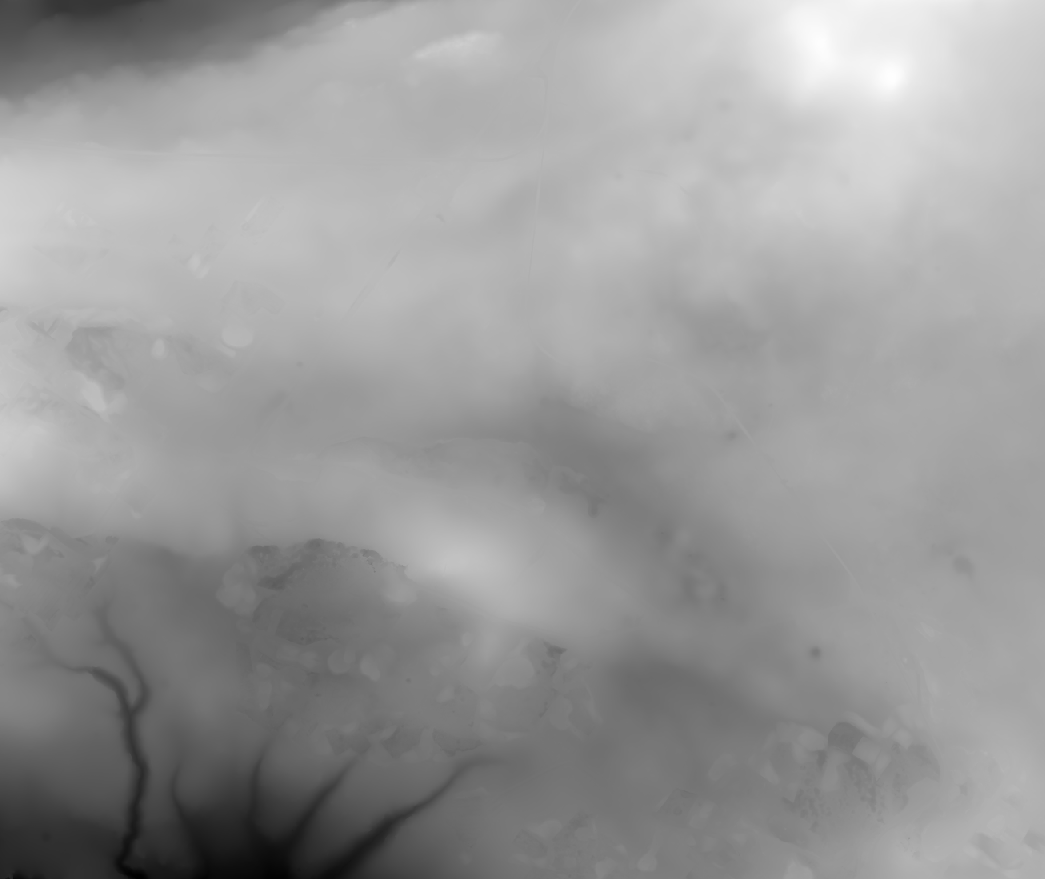
#> input picture PSO_Obstacle_avoidance-Pfe_ISIMM/Code-Python/ChrismasTerrain.tif, 1045 x 879 px
$ python PlotSolution.py
#> lines starting #> are read from the running program, lines starting #| are printed output that depends on the picture
### PSO_Obstacle_avoidance-Pfe_ISIMM/Code-Python/CreateModel.py
import numpy as np #bibliothéque pour effectuer les calculs numérique
import matplotlib.pyplot as plt #bibliotheque permet de créer des graphiques et visualisations
from PIL import Image  #bibliothéque permet de charger l'image


class TerrainModel:
    def __init__(self, terrain_file, threats, bounds, start_location, end_location, n):
#> called with terrain_file = 'ChrismasTerrain.tif', start_location = array of shape (3,), end_location = array of shape (3,), n = 22
        self.H = np.array(Image.open(terrain_file))
#> self.H is the input picture: shape (879, 1045) float32; min 48.92, max 296, mean 198.6
        self.H[self.H < 0] = 0

        self.MAPSIZE_Y, self.MAPSIZE_X = self.H.shape
#> self.MAPSIZE_Y = 879; self.MAPSIZE_X = 1045
        self.X, self.Y = np.meshgrid(np.arange(1, self.MAPSIZE_X+1 ), np.arange(1, self.MAPSIZE_Y+1 ))

        self.threats = threats
        self.bounds = bounds
        self.start_location = start_location
        self.end_location = end_location
        self.n = n

    def plot(self):
        fig = plt.figure(figsize=(10, 7))
        ax = fig.add_subplot(111, projection='3d')

        # Tracé du terrain
        ax.plot_surface(self.X, self.Y, self.H, cmap='summer', edgecolor='none', alpha=0.7)
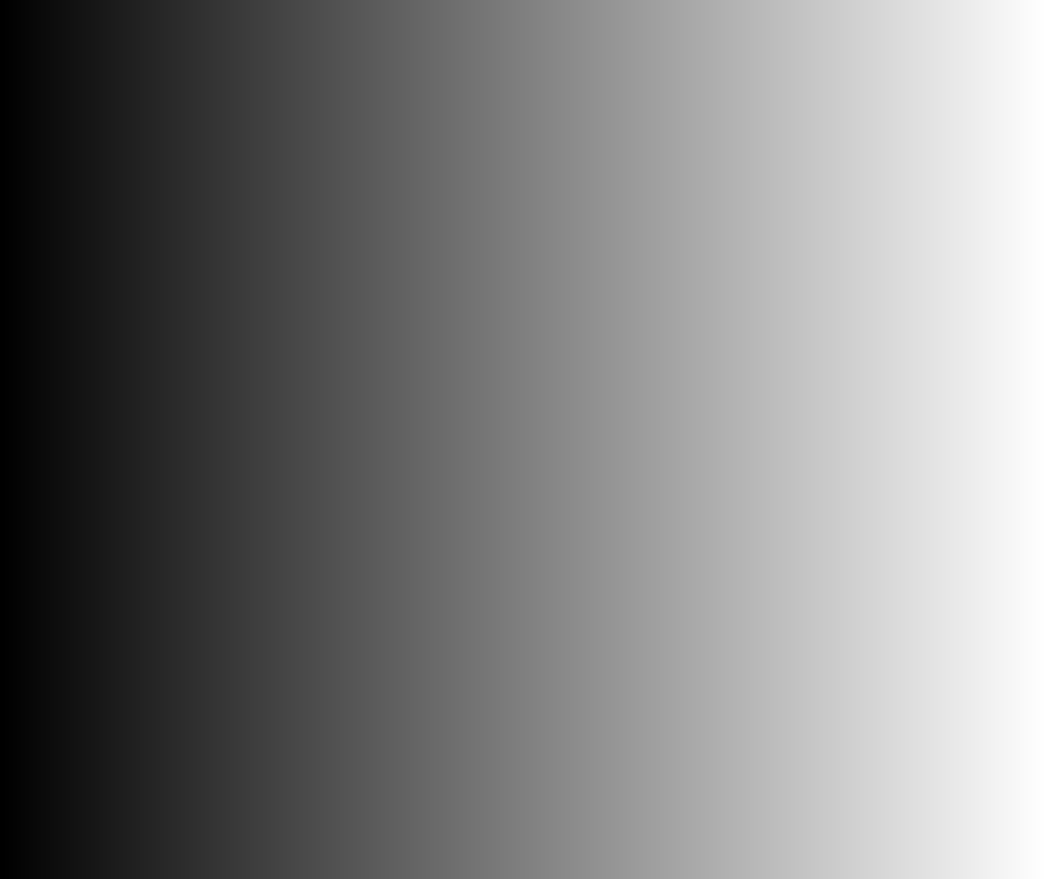
#> self.X: shape (879, 1045) int64; min 1, max 1045, mean 523; drawn with min black and max white

        # Ajout des menaces sous forme de cylindres
        h = 250  # Hauteur des cylindres
        for threat in self.threats:
            threat_x, threat_y, threat_z, threat_radius = threat
            theta = np.linspace(0, 2 * np.pi, 100)
            z = np.linspace(threat_z, threat_z + h, 2)
            theta, z = np.meshgrid(theta, z)
            x = threat_radius * np.cos(theta) + threat_x
            y = threat_radius * np.sin(theta) + threat_y
            ax.plot_surface(x, y, z, color='red', alpha=0.3, edgecolor='none')

        # Ajustements des axes
        ax.set_xlabel('x [m]')
        ax.set_ylabel('y [m]')
        ax.set_zlabel('z [m]')
        plt.show()
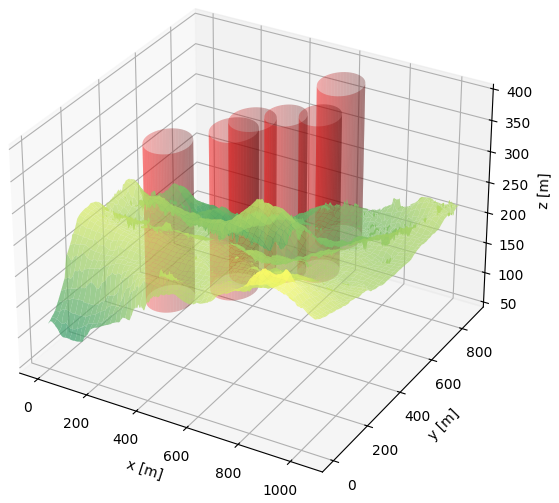
#> figure drawn by matplotlib, 1 panel


# Initialisation des données
terrain_file = 'ChrismasTerrain.tif'
threats = [
    (400, 600, 100, 80),
    (600, 500, 150, 70),
    (500, 350, 150, 80),
    (350, 200, 150, 80),
    (700, 550, 150, 70),
    (650, 750, 150, 80)
]
bounds = {'xmin': 1, 'xmax': 1000, 'ymin': 1, 'ymax': 1000, 'zmin': 100, 'zmax': 200}  #limite de la carte
start_location = np.array([200, 100, 150])
end_location = np.array([800, 800, 150])
n = 22

# Création et affichage du modèle
model = TerrainModel(terrain_file, threats, bounds, start_location, end_location, n)
model.plot()

### PSO_Obstacle_avoidance-Pfe_ISIMM/Code-Python/PlotSolution.py
import numpy as np
import matplotlib.pyplot as plt
from scipy.interpolate import make_interp_spline, BSpline
from mpl_toolkits.mplot3d import Axes3D
from PIL import Image
from CreateModel import TerrainModel
# Assuming TerrainModel is defined above as given

class PlotSolution:
    def __init__(self, sol, model, smooth_factor=0.95):
        self.sol = sol
        self.model = model
        self.smooth_factor = smooth_factor

    def smooth_path(self, points, num_points=22):
        # Ensure there are enough points for smoothing
#> called with points = array of shape (3, 12), num_points = 22
        npts = points.shape[1]
        if npts < 4:
            print("Not enough points for B-spline smoothing, returning original points.")
            return points

        # Create parameter array for the spline
        t = np.linspace(0, 1, npts)
        t_smooth = np.linspace(0, 1, num_points)

        # Initialize smoothed points array
        smoothed_points = np.zeros((points.shape[0], num_points))

        # Smooth each dimension separately
        for i in range(points.shape[0]):
            try:
                spl = make_interp_spline(t, points[i, :], k=3)
                smoothed_points[i, :] = spl(t_smooth)
            except ValueError:
                print(f"Warning: B-spline interpolation failed for dimension {i}. Using linear interpolation.")
                smoothed_points[i, :] = np.interp(t_smooth, t, points[i, :])

        return smoothed_points
        # Smooth each dimension separately
        for i in range(points.shape[0]):
            # Create B-spline
            spl = make_interp_spline(t, points[i, :], k=3)
            # Evaluate B-spline
            smoothed_points[i, :] = spl(t_smooth)

        return smoothed_points

    def add_takeoff_landing(self, points):
        """Add vertical takeoff and landing phases to the path"""
        x, y, z = points
        xs, ys, zs = self.model.start_location
        xf, yf, zf = self.model.end_location

        # Get terrain height at start and end points
        H = self.model.H
        terrain_height_start = H[int(np.clip(round(ys), 0, H.shape[0] - 1)),
        int(np.clip(round(xs), 0, H.shape[1] - 1))]
        terrain_height_end = H[int(np.clip(round(yf), 0, H.shape[0] - 1)),
        int(np.clip(round(xf), 0, H.shape[1] - 1))]

        # Create vertical takeoff points (10 points)
        t_takeoff = np.linspace(0, 1, 10)
        x_takeoff = np.full_like(t_takeoff, xs)
        y_takeoff = np.full_like(t_takeoff, ys)
        z_takeoff = terrain_height_start + t_takeoff * (z[0] - terrain_height_start)

        # Create vertical landing points (10 points)
        t_landing = np.linspace(0, 1, 10)
        x_landing = np.full_like(t_landing, xf)
        y_landing = np.full_like(t_landing, yf)
        z_landing = z[-1] + (1 - t_landing) * (terrain_height_end - z[-1])

        # Combine all points
        x_full = np.concatenate([x_takeoff, x, x_landing])
        y_full = np.concatenate([y_takeoff, y, y_landing])
        z_full = np.concatenate([z_takeoff, z, z_landing])

        return np.array([x_full, y_full, z_full])

    def plot_solution(self):
        fig = plt.figure(figsize=(15, 10))

        # 3D View
        ax = fig.add_subplot(131, projection='3d')
        X, Y, H = self.model.X, self.model.Y, self.model.H
        x, y, z = self.sol['x'], self.sol['y'], self.sol['z']
        xs, ys, zs = self.model.start_location
        xf, yf, zf = self.model.end_location
        threats = self.model.threats

        # Concatenate start and end points
        x_all = np.concatenate(([xs], x, [xf]))
        y_all = np.concatenate(([ys], y, [yf]))
        z_all = np.concatenate(([zs], z, [zf]))

        # Calculate absolute altitude including terrain height
        z_abs = np.array([z_all[i] + H[int(np.clip(round(y_all[i]), 0, H.shape[0] - 1)),
        int(np.clip(round(x_all[i]), 0, H.shape[1] - 1))]
                          for i in range(len(x_all))])

        # Smooth the path
        points = np.array([x_all, y_all, z_abs])
        smoothed_points = self.smooth_path(points)

        # Add takeoff and landing phases
        final_points = self.add_takeoff_landing(smoothed_points)

        # Plot terrain surface
        ax.plot_surface(X, Y, H, cmap='summer', alpha=0.5)

        # Plot complete path with different colors for takeoff, cruise, and landing
        n_points = len(final_points[0])
        takeoff_end = 10
        cruise_end = n_points - 10

        # Plot takeoff phase in green
        ax.plot(final_points[0, :takeoff_end],
                final_points[1, :takeoff_end],
                final_points[2, :takeoff_end], 'g-', linewidth=2, label='Takeoff')

        # Plot cruise phase in blue
        ax.plot(final_points[0, takeoff_end:cruise_end],
                final_points[1, takeoff_end:cruise_end],
                final_points[2, takeoff_end:cruise_end], 'b-', linewidth=2, label='Cruise')

        # Plot landing phase in red
        ax.plot(final_points[0, cruise_end:],
                final_points[1, cruise_end:],
                final_points[2, cruise_end:], 'r-', linewidth=2, label='Landing')

        ax.scatter([xs, xf], [ys, yf], [H[int(round(ys)), int(round(xs))],
                                        H[int(round(yf)), int(round(xf))]],
                   color='black', s=100, label='Start/End')

        # Plot threats/obstacles
        if threats:
            for threat in threats:
                x, y, z, radius = threat
                height = 250  # Fixed height of threats (cylindrical shape)

                # Create cylinder for threat visualization
                u = np.linspace(0, 2 * np.pi, 20)
                v = np.linspace(0, np.pi, 20)
                x_sphere = x + radius * np.outer(np.cos(u), np.sin(v))
                y_sphere = y + radius * np.outer(np.sin(u), np.sin(v))
                z_sphere = z + height * np.outer(np.ones(np.size(u)), np.cos(v))


                ax.plot_surface(x_sphere, y_sphere, z_sphere, color='red', alpha=0.3)

        ax.legend()
        ax.set_xlabel('x [m]')
        ax.set_ylabel('y [m]')
        ax.set_zlabel('z [m]')
        ax.set_title('3D View')

        # Top View (2D)
        ax_top = fig.add_subplot(132)
        ax_top.contour(X, Y, H, levels=20, cmap='summer')

        # Plot complete path in top view
        ax_top.plot(final_points[0, :takeoff_end],
                    final_points[1, :takeoff_end], 'g-', linewidth=2, label='Takeoff')
        ax_top.plot(final_points[0, takeoff_end:cruise_end],
                    final_points[1, takeoff_end:cruise_end], 'b-', linewidth=2, label='Cruise')
        ax_top.plot(final_points[0, cruise_end:],
                    final_points[1, cruise_end:], 'r-', linewidth=2, label='Landing')

        ax_top.scatter([xs, xf], [ys, yf], color='black', s=100, label='Start/End')

        # Plot threats in top view
        if threats:
            for threat in threats:
                x, y, z, radius = threat
                circle = plt.Circle((x, y), radius, color='red', alpha=0.3)
                ax_top.add_artist(circle)

        ax_top.legend()
        ax_top.set_xlabel('x [m]')
        ax_top.set_ylabel('y [m]')
        ax_top.set_title('Top View')

        # Side View
        ax_side = fig.add_subplot(133)

        # Plot complete path in side view
        ax_side.plot(final_points[0, :takeoff_end],
                     final_points[2, :takeoff_end], 'g-', linewidth=2, label='Takeoff')
        ax_side.plot(final_points[0, takeoff_end:cruise_end],
                     final_points[2, takeoff_end:cruise_end], 'b-', linewidth=2, label='Cruise')
        ax_side.plot(final_points[0, cruise_end:],
                     final_points[2, cruise_end:], 'r-', linewidth=2, label='Landing')

        ax_side.scatter([xs, xf],
                        [H[int(round(ys)), int(round(xs))],
                         H[int(round(yf)), int(round(xf))]],
                        color='black', s=100, label='Start/End')


        ax_side.legend()
        ax_side.set_xlabel('x [m]')
        ax_side.set_ylabel('z [m]')
        ax_side.set_title('Side View')

        plt.tight_layout()
        plt.show()
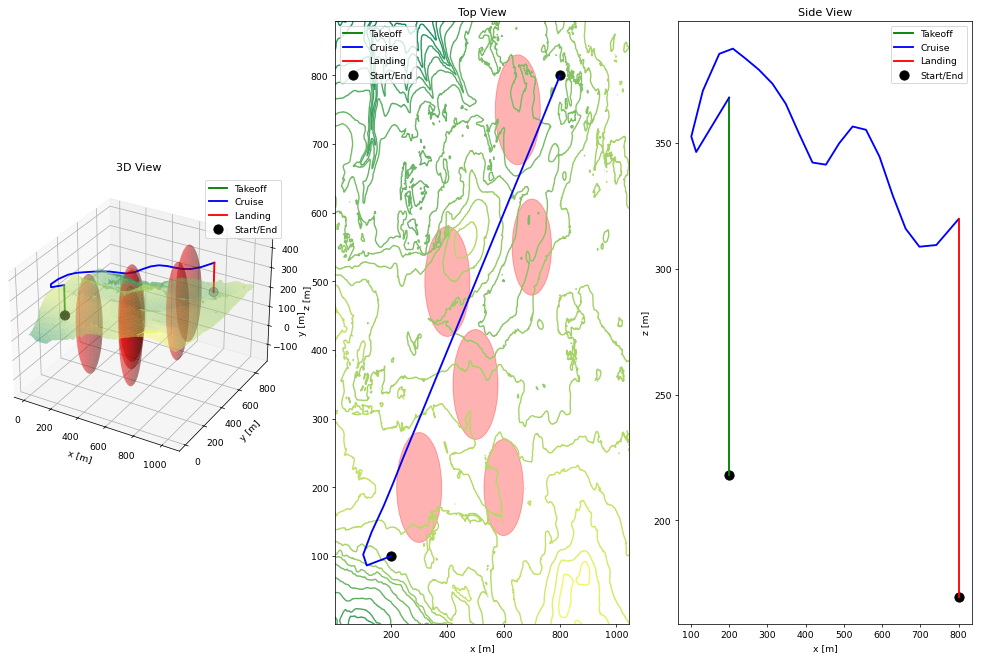
#> figure drawn by matplotlib, 3 panels


# Test code (only runs when script is run directly)
if __name__ == "__main__":
    # Create the TerrainModel instance
    terrain_file = 'ChrismasTerrain.tif'
    threats = [
        (400, 500, 100, 80),
        (600, 200, 150, 70),
        (500, 350, 150, 80),
        (300, 200, 150, 80),
        (700, 550, 150, 70),
        (650, 750, 150, 80)
    ]
    bounds = {'xmin': 1, 'xmax': 1000, 'ymin': 1, 'ymax': 1000, 'zmin': 100, 'zmax': 200}  # Limits
    start_location = np.array([200, 100, 150])
    end_location = np.array([800, 800, 150])
    n = 22

    # Create TerrainModel
    model = TerrainModel(terrain_file, threats, bounds, start_location, end_location, n)

    # Test solution (simple path)
    t = np.linspace(0, 1, 10)
    sol = {
        'x': 100 + 601 * t,
        'y': 100 + 600 * t,
        'z': 150 * np.ones_like(t)
    }

    # Plot solution
    plotter = PlotSolution(sol, model)
    plotter.plot_solution()
